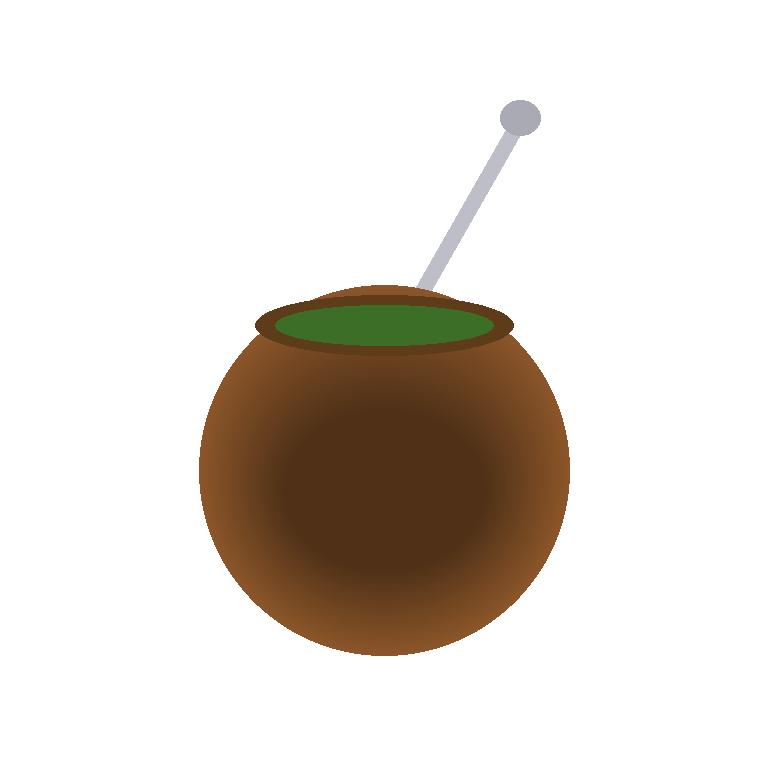
#> input picture tools/assetgen/tests/data/mate_rgba.png, 768 x 768 px; its folder holds 2 pictures in this run
$ python hoja_contactos.py tests/data tests/data/red_mug.png 5
#> lines starting #> are read from the running program, lines starting #| are printed output that depends on the picture
"""Arma una hoja de contactos con las imágenes de referencia (para revisar de un vistazo)."""
import math
import os
import sys

from PIL import Image, ImageDraw, ImageFont

AQUI = os.path.dirname(os.path.abspath(__file__))
carpeta = sys.argv[1] if len(sys.argv) > 1 else os.path.join(AQUI, "salida", "referencias")
salida = sys.argv[2] if len(sys.argv) > 2 else os.path.join(AQUI, "salida", "hoja_referencias.jpg")
celda = int(sys.argv[3]) if len(sys.argv) > 3 else 300

archivos = sorted(f for f in os.listdir(carpeta) if f.lower().endswith(".png"))
if not archivos:
    sys.exit("sin imágenes")
cols = min(6, len(archivos))
filas = math.ceil(len(archivos) / cols)
hoja = Image.new("RGB", (cols * celda, filas * (celda + 22)), (40, 40, 40))
dib = ImageDraw.Draw(hoja)
try:
    fuente = ImageFont.truetype("arial.ttf", 16)
except OSError:
    fuente = ImageFont.load_default()
for i, nombre in enumerate(archivos):
    img = Image.open(os.path.join(carpeta, nombre)).convert("RGB")
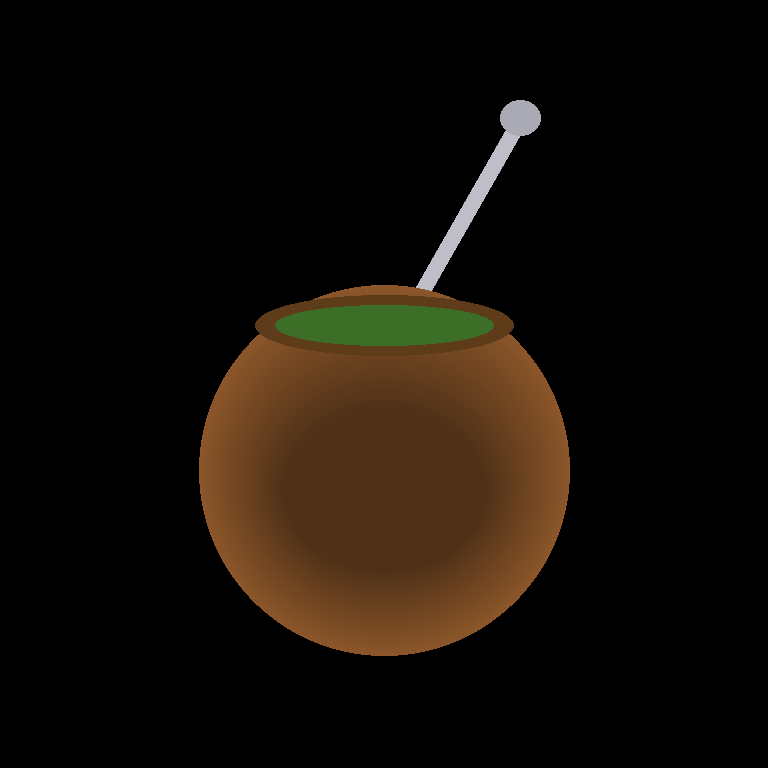
#> img: PIL image 768x768 RGB; mean R, G, B 19.7, 13.5, 7
    img.thumbnail((celda, celda))
    x = (i % cols) * celda
    y = (i // cols) * (celda + 22)
    hoja.paste(img, (x + (celda - img.width) // 2, y + 22 + (celda - img.height) // 2))
    dib.text((x + 6, y + 3), os.path.splitext(nombre)[0], fill=(255, 220, 160), font=fuente)
hoja.save(salida, quality=88)
print(salida)
